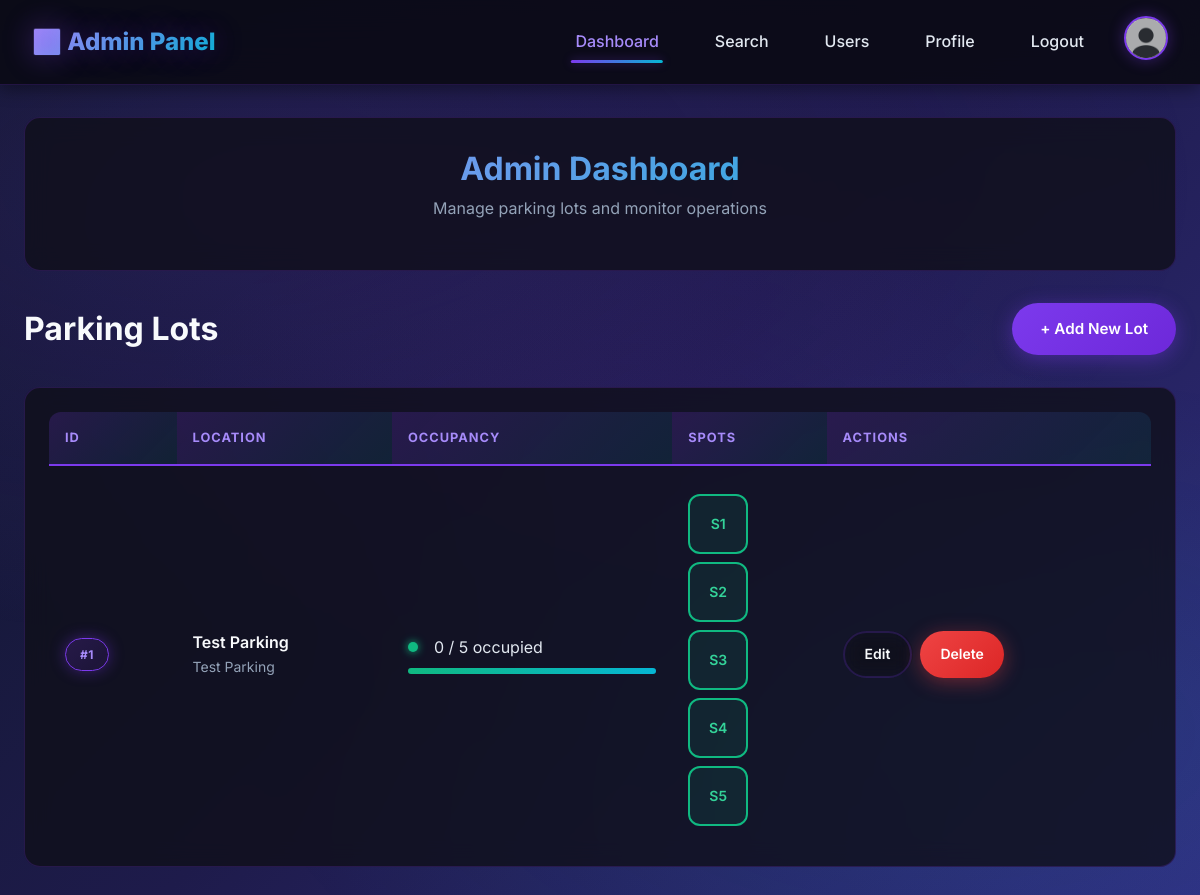
The app's page /admin/dashboard (signed in) with its own data.
### models/models.py (models this page shows, shortened)
class ParkingLot(db.Model):
    id = db.Column(db.Integer, primary_key=True)
    owner_id = db.Column(db.Integer, db.ForeignKey('user.id'), nullable=False)
    location_name = db.Column(db.String(100), nullable=False)
    address = db.Column(db.String(200), nullable=False)
    pincode = db.Column(db.String(10), nullable=False)
    price = db.Column(db.Float, nullable=False)
    total_slots = db.Column(db.Integer, nullable=False)
    available_slots = db.Column(db.Integer, nullable=False)
    owner = db.relationship("User")
    spots = db.relationship('ParkingSpot', backref='lot', cascade='all, delete-orphan')

class ParkingSpot(db.Model):
    __table_args__ = (
        db.UniqueConstraint('lot_id', 'spot_number', name='uix_lot_spot'),
    )
    id = db.Column(db.Integer, primary_key=True)
    lot_id = db.Column(db.Integer, db.ForeignKey('parking_lot.id'), nullable = False)
    spot_number = db.Column(db.Integer, nullable=False)
    is_available = db.Column(db.Boolean, default=True)

### controllers/admin_controller.py (the view)
@admin_bp.route('/dashboard')
@login_required
@admin_required
def dashboard():
    lots = ParkingLot.query.all()
    parking_lots = []
    for lot in lots:
        occupied_count = ParkingSpot.query.filter_by(lot_id=lot.id, is_available=False).count()
        parking_lots.append({
            'id': lot.id,
            'location_name': lot.location_name,
            'total_slots': lot.total_slots,
            'occupied_count': occupied_count,
            'spots': lot.spots  # so you can loop in template
        })
    return render_template("dashboard_admin.html", parking_lots=parking_lots)

### controllers/auth_controller.py (called while the page is built)
@login_manager.user_loader
def load_user(user_id):
    return User.query.get(int(user_id))

### templates/dashboard_admin.html (shortened to what this page needs)
<!DOCTYPE html>
<html lang="en">
<head>
  <link rel="stylesheet" href="/static/style.css">
</head>
<body>
  <nav class="navbar">
    <div class="navbar-container">
      <div class="navbar-brand">🅿️ Admin Panel</div>
      <ul class="navbar-nav">
        <li><a href="#" class="nav-link active">Dashboard</a></li>
        <li><a href="{{ url_for('admin.admin_search') }}" class="nav-link">Search</a></li>
        <li><a href="{{ url_for('admin.view_users') }}" class="nav-link">Users</a></li>
        <li><a href="{{ url_for('dashboard.edit_profile') }}" class="nav-link">Profile</a></li>
        <li><a href="{{ url_for('auth.logout') }}" class="nav-link">Logout</a></li>
        <li>
          <a href="{{ url_for('dashboard.edit_profile') }}">
            <img src="/static/profile pics.png" alt="Admin" class="profile-avatar">
          </a>
        </li>
      </ul>
    </div>
  </nav>
  <div class="container" style="margin-top: 2rem;">
    <div class="admin-header animate-fadeIn">
      <h1 class="admin-title">Admin Dashboard</h1>
      <p class="admin-subtitle">Manage parking lots and monitor operations</p>
    </div>
    <div class="action-bar">
      <h2 class="section-title" style="margin: 0;">Parking Lots</h2>
      <a href="{{ url_for('admin.add_lot') }}" class="btn btn-primary">
        + Add New Lot
      </a>
    </div>
    <div class="lot-table-container animate-fadeIn">
      {% if parking_lots %}
      <table class="table">
        <thead>
          <tr>
            <th>ID</th>
            <th>Location</th>
            <th>Occupancy</th>
            <th>Spots</th>
            <th>Actions</th>
          </tr>
        </thead>
        <tbody>
          {% for lot in parking_lots %}
          <tr>
            <td>
              <span class="badge badge-primary">#{{ lot['id'] }}</span>
            </td>
            <td>
              <div style="font-weight: 600; color: var(--text-primary);">{{ lot['location_name'] }}</div>
              <div style="font-size: 0.875rem; color: var(--text-muted);">{{ lot['location_name'] }}</div>
            </td>
            <td>
              <div style="display: flex; align-items: center; gap: 0.5rem;">
                <span
                  class="status-indicator {% if lot['occupied_count'] < lot['total_slots'] %}status-available{% else %}status-occupied{% endif %}"></span>
                <span style="color: var(--text-secondary);">
                  {{ lot['occupied_count'] }} / {{ lot['total_slots'] }} occupied
                </span>
              </div>
              <div
                style="margin-top: 0.5rem; background: rgba(148, 163, 184, 0.1); border-radius: 8px; overflow: hidden; height: 6px;">
                <div
                  style="background: linear-gradient(90deg, var(--success), var(--accent)); height: 100%; width: {{ ((lot['total_slots'] - lot['occupied_count']) / lot['total_slots'] * 100) if lot['total_slots'] > 0 else 0 }}%; transition: width 0.3s;">
                </div>
              </div>
            </td>
            <td>
              <div class="spot-grid">
                {% for spot in lot['spots'][:10] %}
                <a href="{{ url_for('dashboard.view_spot', spot_id=spot.id) }}"
                  class="spot-bubble {% if spot.is_available %}spot-available{% else %}spot-occupied{% endif %}">
                  {{ spot.spot_number }}
                </a>
                {% endfor %}
              </div>
            </td>
            <td>
              <div style="display: flex; gap: 0.5rem; flex-wrap: wrap;">
                <a href="{{ url_for('admin.edit_lot', lot_id=lot['id']) }}" class="btn btn-secondary btn-sm">Edit</a>
                <a href="{{ url_for('admin.delete_lot', lot_id=lot['id']) }}" class="btn btn-danger btn-sm"
                  onclick="return confirm('Are you sure you want to delete this lot?')">Delete</a>
              </div>
            </td>
          </tr>
          {% endfor %}
        </tbody>
      </table>
      {% else %}
      <div class="empty-state">
        <div class="empty-state-icon">🏢</div>
        <p>No parking lots yet. Create your first lot to get started!</p>
        <a href="{{ url_for('admin.add_lot') }}" class="btn btn-primary" style="margin-top: 1rem;">Add New Lot</a>
      </div>
      {% endif %}
    </div>
  </div>
</body>
</html>

### templates/dashboard_admin.html (style rules this page uses)
body { background: linear-gradient(135deg, #0f172a 0%, #1e1b4b 50%, #312e81 100%); min-height: 100vh; padding-bottom: 3rem; }
.admin-header { background: var(--bg-card); backdrop-filter: blur(12px); border: 1px solid var(--border); border-radius: var(--radius-lg); padding: 2rem; margin-bottom: 2rem; text-align: center; }
.admin-title { font-size: 2rem; font-weight: 700; background: linear-gradient(135deg, var(--primary-light), var(--accent)); -webkit-background-clip: text; -webkit-text-fill-color: transparent; background-clip: text; margin-bottom: 0.5rem; }
.admin-subtitle { color: var(--text-muted); }
.action-bar { display: flex; justify-content: space-between; align-items: center; margin-bottom: 2rem; flex-wrap: wrap; gap: 1rem; }
.lot-table-container { background: var(--bg-card); backdrop-filter: blur(12px); border: 1px solid var(--border); border-radius: var(--radius-lg); padding: 1.5rem; overflow-x: auto; }
.status-indicator { width: 10px; height: 10px; border-radius: 50%; display: inline-block; margin-right: 0.5rem; }
.status-available { background: var(--success); box-shadow: 0 0 8px var(--success); }
.spot-grid { display: grid; grid-template-columns: repeat(auto-fill, minmax(60px, 1fr)); gap: 0.5rem; margin-top: 0.75rem; }
.spot-bubble { width: 60px; height: 60px; border-radius: 12px; display: flex; align-items: center; justify-content: center; font-size: 0.875rem; font-weight: 600; cursor: pointer; transition: all var(--transition-fast); border: 2px solid; }
.spot-available { background: rgba(16, 185, 129, 0.1); border-color: var(--success); color: var(--success-light); }

### records on screen
ParkingLot: id "1", location_name "Test Parking", occupied_count "0", total_slots "5"
ParkingSpot: spot_number "S1"
ParkingSpot: spot_number "S2"
ParkingSpot: spot_number "S3"
ParkingSpot: spot_number "S4"
ParkingSpot: spot_number "S5"
